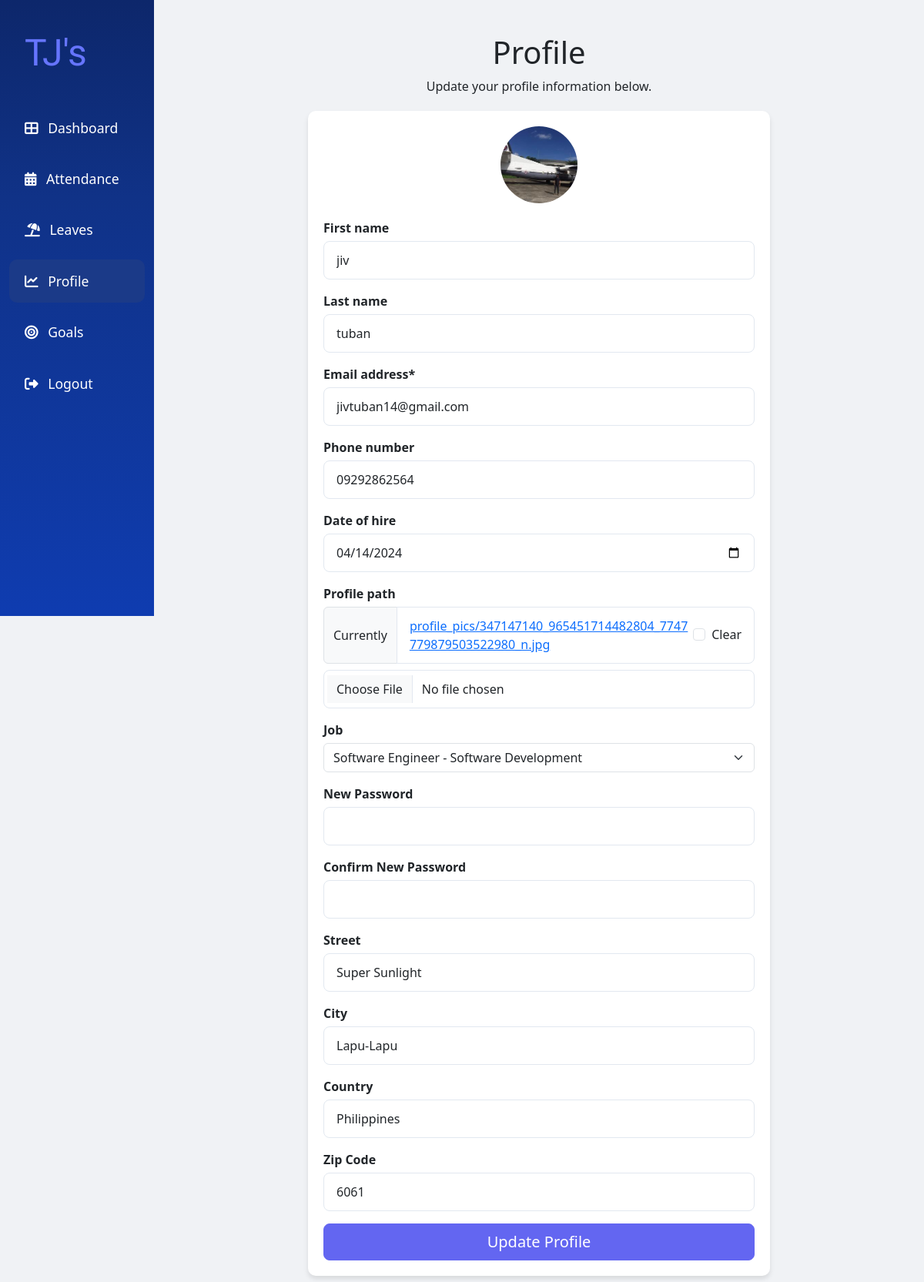
The page /profile/ (signed in) on the database as committed earlier.
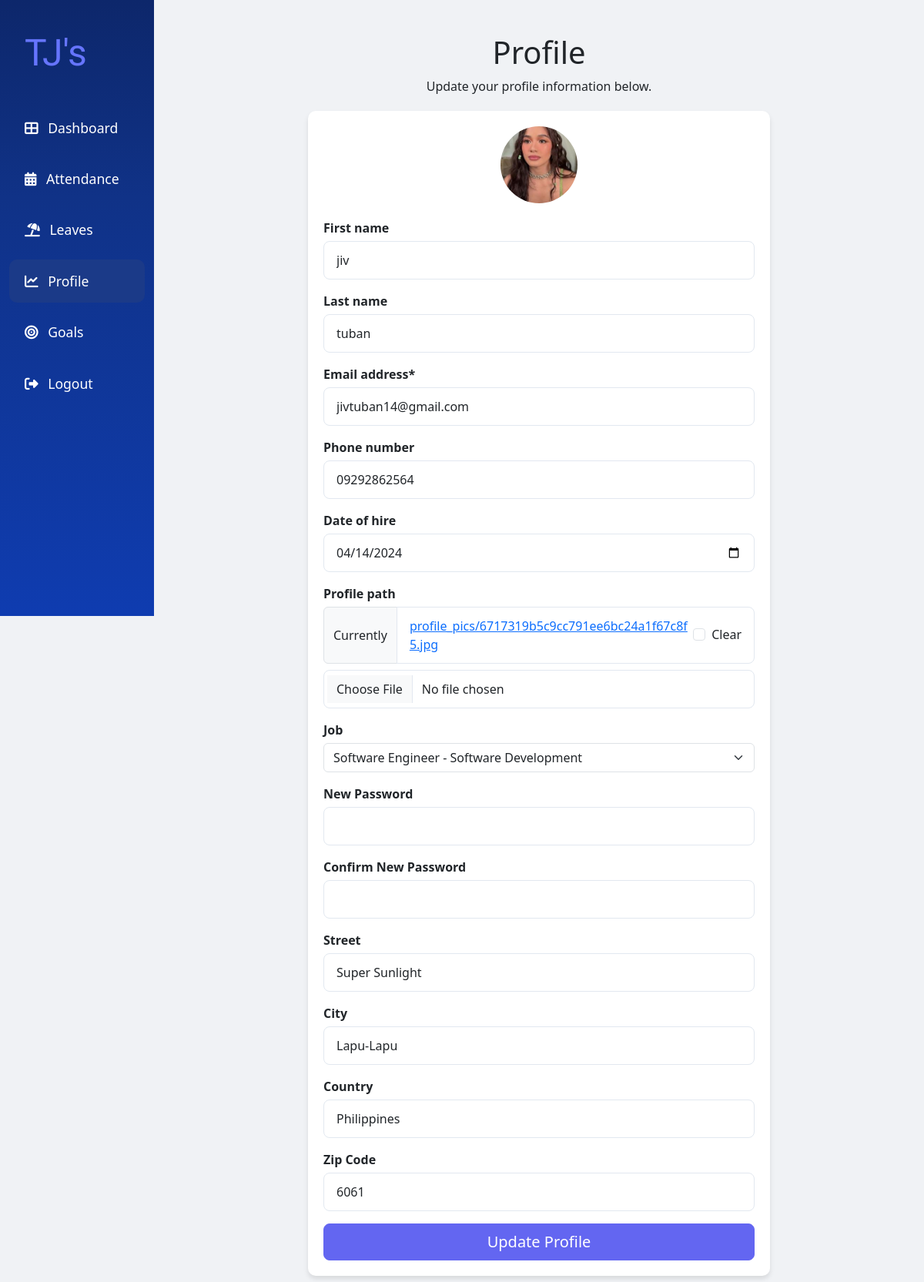
The same page on the database as committed later.
### api/models.py (models this page shows, shortened)
class User(AbstractUser):
    ROLE_CHOICES = [
        ("ADMIN", "Admin"),
        ("EMPLOYEE", "Employee"),
        ("MANAGER", "Manager"),
    ]
    STATUS_CHOICES = [
        ("APPROVED", "Approved"),
        ("REJECTED", "Rejected"),
        ("PENDING", "Pending"),
    ]
    username = None  # Remove the username field entirely
    email = models.EmailField(_("email address"), unique=True)
    phone_regex = RegexValidator(
        regex=r"^\+?1?\d{9,15}$",
        message="Phone number must be entered in the format: '+999999999'. Up to 15 digits allowed.",
    )
    phone_number = models.CharField(validators=[phone_regex], max_length=17, blank=True)
    address = models.OneToOneField(
        Address, on_delete=models.CASCADE, blank=True, null=True
    )
    role = models.CharField(max_length=10, choices=ROLE_CHOICES, default="EMPLOYEE")
    date_of_hire = models.DateField(blank=True, null=True)
    profile_path = models.ImageField(upload_to="./profile_pics", null=True, blank=True)
    status = models.CharField(max_length=20, choices=STATUS_CHOICES, default="PENDING")
    job = models.ForeignKey(Job, on_delete=models.SET_NULL, null=True, blank=True)
    groups = models.ManyToManyField(
        "auth.Group",
        verbose_name=_("groups"),
        blank=True,
        related_name="custom_user_set",
        related_query_name="custom_user",
    )
    user_permissions = models.ManyToManyField(
        "auth.Permission",
        verbose_name=_("user permissions"),
        blank=True,
        related_name="custom_user_set",
        related_query_name="custom_user",
    )
    objects = UserManager()
    USERNAME_FIELD = "email"
    REQUIRED_FIELDS = ["first_name", "last_name", "date_of_hire", "password"]

### api/views.py (the view)
# urls.py: path("profile/", views.profile, name="profile"),
@login_required
def profile(request):
    if request.method == "POST":
        form = UserProfileForm(request.POST, request.FILES, instance=request.user)
        if form.is_valid():
            user = form.save()
            update_session_auth_hash(request, user)
            messages.success(request, "Your profile was successfully updated.")
            return redirect("profile")
    else:
        form = UserProfileForm(instance=request.user)
    return render(request, "api/profile.html", {"form": form})

### api/models.py (called while the page is built)
    def __str__(self):
        return self.name

    def __str__(self):
        return f"{self.title} - {self.department}"

### api/templates/api/profile.html (shortened to what this page needs)
{% extends "api/base.html" %}
{% load crispy_forms_tags %}
{% block content %}
    <div class="profile-container p-4">
        <div class="profile-header">
            <h1>Profile</h1>
            <p>Update your profile information below.</p>
        </div>
        <div class="profile-form">
            <div class="profile-image-container">
                {% if user.profile_path %}
                    <img src="{{ user.profile_path.url }}" alt="Profile Picture" class="profile-image">
                {% else %}
                    <img src="https://static.vecteezy.com/system/resources/thumbnails/009/292/244/small/default-avatar-icon-of-social-media-user-vector.jpg" alt="Profile Picture" class="profile-image">
                {% endif %}
            </div>
            <form method="post" enctype="multipart/form-data">
                {{ form|crispy }}
                <div class="d-grid gap-2">
                    <button type="submit" class="btn btn-primary btn-lg">Update Profile</button>
                </div>
            </form>
        </div>
    </div>
{% endblock content %}

Rows that differ between the two databases and show on the page:
changed User "jiv": profile_path: a different picture
Other text that changed with them:
text no longer shown: "First name Last name Email address * Phone number Date of hire Profile path Currently profile_pics/347147140_965451714482804_7747779879503522980_n.jpg Clear Job New Password Confirm New Password Street City Country Zip Code"
text now shown: "First name Last name Email address * Phone number Date of hire Profile path Currently profile_pics/6717319b5c9cc791ee6bc24a1f67c8f5.jpg Clear Job New Password Confirm New Password Street City Country Zip Code"
